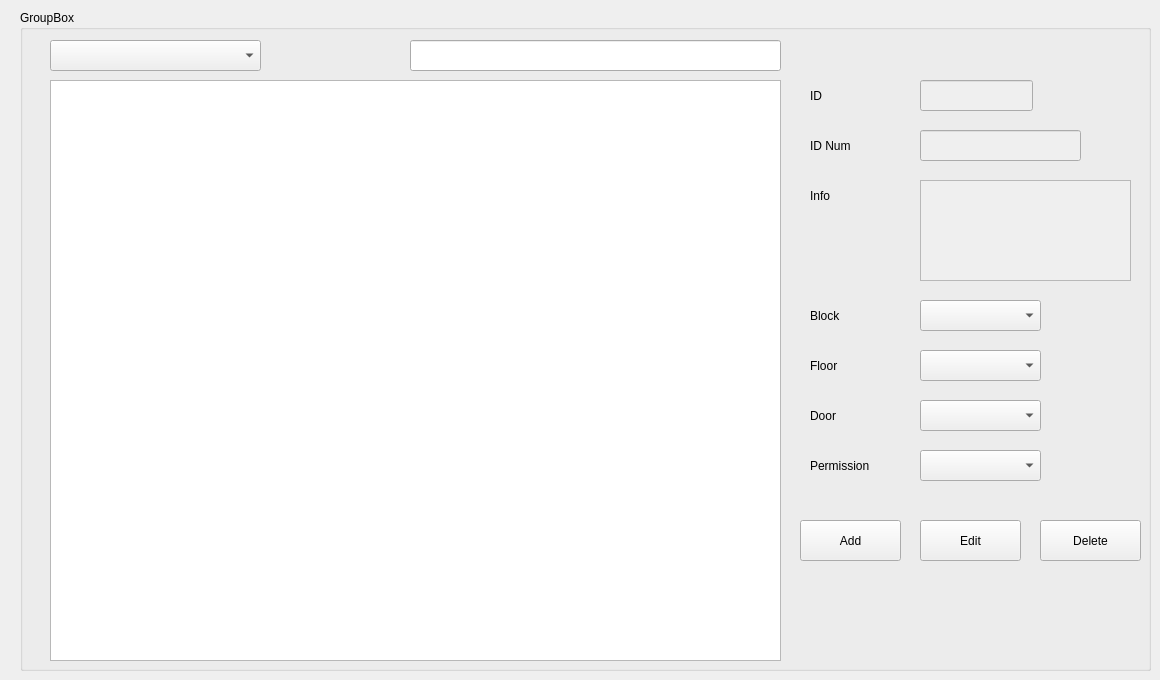
         <widget class="QWidget" name="tab_59">
          <attribute name="title">
           <string>Tab 1</string>
          </attribute>
          <widget class="QGroupBox" name="groupBox_role_grant_securety">
           <property name="geometry">
            <rect>
             <x>20</x>
             <y>10</y>
             <width>1131</width>
             <height>661</height>
            </rect>
           </property>
           <property name="title">
            <string>GroupBox</string>
           </property>
           <widget class="QComboBox" name="comboBox_fields_search_grant_role_securety">
            <property name="geometry">
             <rect>
              <x>30</x>
              <y>30</y>
              <width>211</width>
              <height>31</height>
             </rect>
            </property>
           </widget>
           <widget class="QLineEdit" name="lineEdit_line_search_grant_role_securety">
            <property name="geometry">
             <rect>
              <x>390</x>
              <y>30</y>
              <width>371</width>
              <height>31</height>
             </rect>
            </property>
           </widget>
           <widget class="QTableWidget" name="tableWidget_grant_role_securety">
            <property name="geometry">
             <rect>
              <x>30</x>
              <y>70</y>
              <width>731</width>
              <height>581</height>
             </rect>
            </property>
           </widget>
           <widget class="QLabel" name="label_245">
            <property name="geometry">
             <rect>
              <x>790</x>
              <y>70</y>
              <width>67</width>
              <height>31</height>
             </rect>
            </property>
            <property name="text">
             <string>ID</string>
            </property>
           </widget>
           <widget class="QLineEdit" name="lineEdit_id_num_grant_role_securety">
            <property name="enabled">
             <bool>false</bool>
            </property>
            <property name="geometry">
             <rect>
              <x>900</x>
              <y>70</y>
              <width>113</width>
              <height>31</height>
             </rect>
            </property>
           </widget>
           <widget class="QLabel" name="label_246">
            <property name="geometry">
             <rect>
              <x>790</x>
              <y>170</y>
              <width>67</width>
              <height>31</height>
             </rect>
            </property>
            <property name="text">
             <string>Info</string>
            </property>
           </widget>
           <widget class="QTextEdit" name="textEdit_info_person_securety">
            <property name="enabled">
             <bool>false</bool>
            </property>
            <property name="geometry">
             <rect>
              <x>900</x>
              <y>170</y>
              <width>211</width>
              <height>101</height>
             </rect>
            </property>
           </widget>
           <widget class="QLabel" name="label_247">
            <property name="geometry">
             <rect>
              <x>790</x>
              <y>120</y>
              <width>67</width>
              <height>31</height>
             </rect>
            </property>
            <property name="text">
             <string>ID Num</string>
            </property>
           </widget>
           <widget class="QLineEdit" name="lineEdit_id_grant_role_securety">
            <property name="enabled">
             <bool>false</bool>
            </property>
            <property name="geometry">
             <rect>
              <x>900</x>
              <y>120</y>
              <width>161</width>
              <height>31</height>
             </rect>
            </property>
           </widget>
           <widget class="QComboBox" name="comboBox_grant_role_block_securety">
            <property name="geometry">
             <rect>
              <x>900</x>
              <y>290</y>
              <width>121</width>
              <height>31</height>
             </rect>
            </property>
           </widget>
           <widget class="QLabel" name="label_248">
            <property name="geometry">
             <rect>
              <x>790</x>
              <y>290</y>
              <width>67</width>
              <height>31</height>
             </rect>
            </property>
            <property name="text">
             <string>Block</string>
            </property>
           </widget>
           <widget class="QComboBox" name="comboBox_grant_role_floor_securety">
            <property name="geometry">
             <rect>
              <x>900</x>
              <y>340</y>
              <width>121</width>
              <height>31</height>
             </rect>
            </property>
           </widget>
           <widget class="QLabel" name="label_249">
            <property name="geometry">
             <rect>
              <x>790</x>
              <y>340</y>
              <width>67</width>
              <height>31</height>
             </rect>
            </property>
            <property name="text">
             <string>Floor</string>
            </property>
           </widget>
           <widget class="QComboBox" name="comboBox_grant_role_door_securety">
            <property name="geometry">
             <rect>
              <x>900</x>
              <y>390</y>
              <width>121</width>
              <height>31</height>
             </rect>
            </property>
           </widget>
           <widget class="QLabel" name="label_250">
            <property name="geometry">
             <rect>
              <x>790</x>
              <y>390</y>
              <width>67</width>
              <height>31</height>
             </rect>
            </property>
            <property name="text">
             <string>Door</string>
            </property>
           </widget>
           <widget class="QLabel" name="label_251">
            <property name="geometry">
             <rect>
              <x>790</x>
              <y>440</y>
              <width>81</width>
              <height>31</height>
             </rect>
            </property>
            <property name="text">
             <string>Permission</string>
            </property>
           </widget>
           <widget class="QComboBox" name="comboBox_grant_role_door_permission_securety">
            <property name="geometry">
             <rect>
              <x>900</x>
              <y>440</y>
              <width>121</width>
              <height>31</height>
             </rect>
            </property>
           </widget>
           <widget class="QPushButton" name="pushButton_grant_role_add_securety">
            <property name="geometry">
             <rect>
              <x>780</x>
              <y>510</y>
              <width>101</width>
              <height>41</height>
             </rect>
            </property>
            <property name="text">
             <string>Add</string>
            </property>
           </widget>
           <widget class="QPushButton" name="pushButton_grant_role_edit_securety">
            <property name="geometry">
             <rect>
              <x>900</x>
              <y>510</y>
              <width>101</width>
              <height>41</height>
             </rect>
            </property>
            <property name="text">
             <string>Edit</string>
            </property>
           </widget>
           <widget class="QPushButton" name="pushButton_grant_role_delete_securety">
            <property name="geometry">
             <rect>
              <x>1020</x>
              <y>510</y>
              <width>101</width>
              <height>41</height>
             </rect>
            </property>
            <property name="text">
             <string>Delete</string>
            </property>
           </widget>
          </widget>
         </widget>
